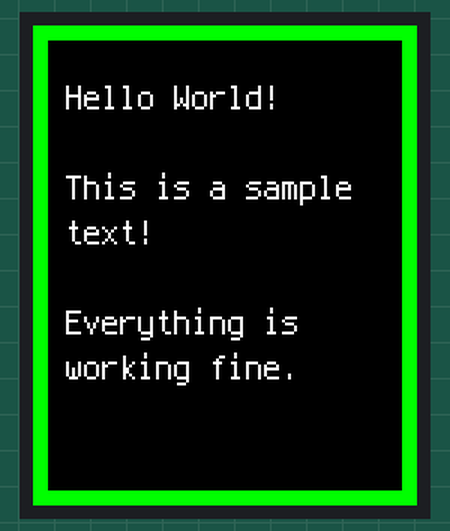
Recording of a program running on a simulated ESP32 board running CircuitPython. Shown: 128×160 colour display.

Above: at 0.1 s.

The program:

code.py
```python
# Lilygo ESP32 S2
# http://educ8s.tv/part/esp32s2


import board,busio
from time import sleep
from adafruit_st7735r import ST7735R
import displayio
import terminalio
from adafruit_display_text import label


mosi_pin = board.IO35
clk_pin = board.IO36
reset_pin = board.IO38
cs_pin = board.IO34
dc_pin = board.IO37

displayio.release_displays()

spi = busio.SPI(clock=clk_pin, MOSI=mosi_pin)

display_bus = displayio.FourWire(spi, command=dc_pin, chip_select=cs_pin, reset=reset_pin)

display = ST7735R(display_bus, width=128, height=160, bgr = True)

splash = displayio.Group()
display.show(splash)

color_bitmap = displayio.Bitmap(128, 160, 1)

color_palette = displayio.Palette(1)
color_palette[0] = 0x00FF00  # Bright Green

bg_sprite = displayio.TileGrid(color_bitmap, pixel_shader=color_palette, x=0, y=0)
splash.append(bg_sprite)

# Draw a smaller inner rectangle
inner_bitmap = displayio.Bitmap(118, 150, 1)
inner_palette = displayio.Palette(1)
inner_palette[0] = 0x000000  # Black
inner_sprite = displayio.TileGrid(inner_bitmap, pixel_shader=inner_palette, x=5, y=5)
splash.append(inner_sprite)

# Draw a label
text_group = displayio.Group(scale=1, x=11, y=24)
text = "Hello World!\n\nThis is a sample\ntext!\n\nEverything is \nworking fine."
text_area = label.Label(terminalio.FONT, text=text, color=0xFFFFFF)
text_group.append(text_area)  # Subgroup for text scaling
splash.append(text_group)

while True:
    pass
```
